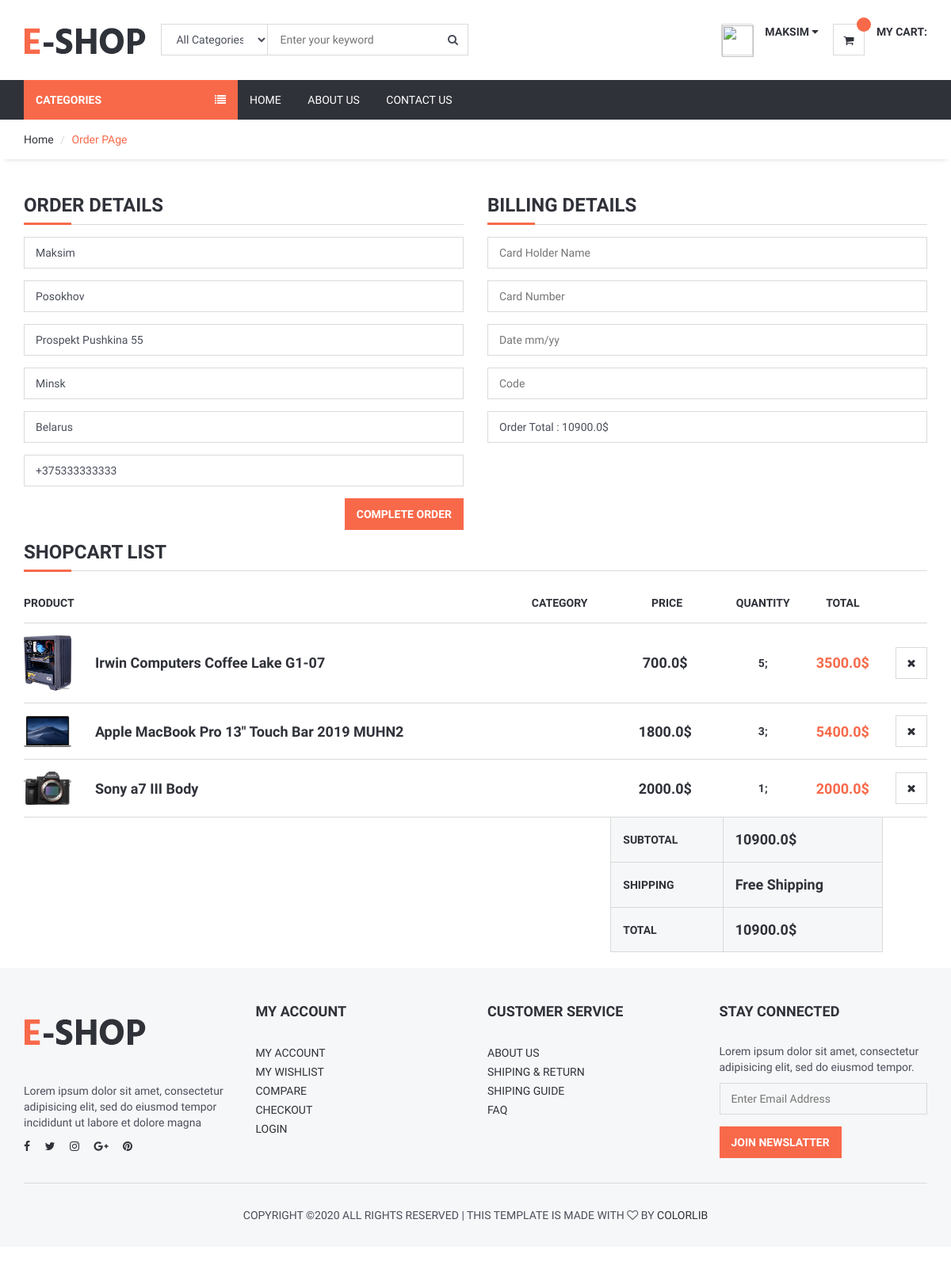
Page /order/orderproduct/ (signed in) on the committed database.
### user/models.py (models this page shows, shortened)
class UserProfile(models.Model):
    user = models.OneToOneField(User, on_delete=models.CASCADE)
    phone = models.CharField(blank=True, max_length=20)
    address = models.CharField(blank=True, max_length=100)
    city = models.CharField(blank=True, max_length=20)
    country = models.CharField(blank=True, max_length=20)
    image = models.ImageField(blank=True, upload_to='images/users/')
    def image_tag(self):
        return mark_safe('<img src="{}" height="50"/>'.format(self.image.url))
    image_tag.short_description = 'Image'

### order/models.py (models this page shows, shortened)
class ShopCart(models.Model):
    user = models.ForeignKey(User, on_delete=models.SET_NULL, null=True, blank=True)
    product = models.ForeignKey(Product, on_delete=models.SET_NULL, null=True, blank=True)
    quantity = models.IntegerField(default=1)
    @property
    def amount(self):
        return (self.quantity * self.product.price)

### product/models.py (models this page shows, shortened)
class Product(models.Model):
    STATUS = (
        (1, 'True'),
        (0, 'False'),
    )
    category = models.ForeignKey(Category, on_delete=models.CASCADE)
    name = models.CharField(max_length=150)
    slug = models.SlugField(null=False, unique=True)
    keywords = models.CharField(max_length=255)
    description = models.CharField(max_length=255)
    price = models.FloatField()
    amount = models.IntegerField()
    detail = RichTextUploadingField()
    image = models.ImageField(upload_to='images/')
    status = models.IntegerField(choices=STATUS)
    create_at = models.DateTimeField(auto_now_add=True)
    update_at = models.DateTimeField(auto_now=True)
    def __str__(self):
        return self.name

### order/views.py (the view, shortened to what this page needs)
# urls.py: path('orderproduct/', views.orderproduct, name='orderproduct')
def orderproduct(request):
    category = Category.objects.all()
    current_user = request.user
    shopcart = ShopCart.objects.filter(user_id=current_user.id)
    profile = UserProfile.objects.get(user_id=current_user.id)
    total = 0
    for rs in shopcart:
        total += rs.product.price * rs.quantity
    form = OrderForm()
    context = {'shopcart': shopcart,
               'category': category,
               'total': total,
               'form': form,
               'cur_user': current_user,
               'profile': profile
               }
    return render(request, 'Order_Form.html', context)

### order/models.py
class OrderForm(ModelForm):
    class Meta:
        model = Order
        fields = ['first_name', 'last_name', 'address', 'phone', 'city', 'country']

### order/templates/Order_Form.html (shortened to what this page needs)
{% extends 'homebase.html' %}
{% load static %}
{% block sidebar %} {% include 'sidebar.html' %} {% endblock %}
{% block body %}
	<div id="breadcrumb">
		<div class="container">
			<ul class="breadcrumb">
				<li><a href="/">Home</a></li>
				<li class="active">Order PAge</li>
			</ul>
		</div>
	</div>
	<div class="section">
		<div class="container">
			<div class="row">
            <Form action="" method="post">
                <div class="col-md-6">
                    <div class="billing-details">
                            <div class="section-title">
                                <h3 class="title">Order Details</h3>
                            </div>
                            <div class="form-group">
                                <input class="input" type="text" name="first_name" placeholder="First Name" maxlength="10" required id="id_first_name" value="{{ cur_user.first_name }}">
                            </div>
                            <div class="form-group">
                                <input class="input" type="text" name="last_name" placeholder="Last Name" required id="id_last_name" value="{{ cur_user.last_name }}">
                            </div>
                            <div class="form-group">
                                <input class="input" type="text" name="address" placeholder="Address" required id="id_address" value="{{ profile.address }}">
                            </div>
                            <div class="form-group">
                                <input class="input" type="text" name="city" placeholder="City" required id="id_city" value="{{ profile.city }}">
                            </div>
                            <div class="form-group">
                                <input class="input" type="text" name="country" placeholder="Country" required id="id_country" value="{{ profile.country }}">
                            </div>
                            <div class="form-group">
                                <input class="input" type="tel" name="phone" placeholder="Telephone" required id="id_phone" value="{{ profile.phone }}">
                            </div>
                            <div class="pull-right">
                                <button type="submit" class="primary-btn">Complete Order</button>
                            </div>
                        </div>
                </div>
                <div class="col-md-6">
                <div class="billing-details">
                            <div class="section-title">
                                <h3 class="title">Billing Details</h3>
                            </div>
                            <div class="form-group">
                                <input class="input" type="text" name="holdername" placeholder="Card Holder Name" required>
                            </div>
                            <div class="form-group">
                                <input class="input" type="text" name="cardnumber" placeholder="Card Number" required>
                            </div>
                            <div class="form-group">
                                <input class="input" type="text" name="carddate" placeholder="Date mm/yy" required>
                            </div>
                            <div class="form-group">
                                <input class="input" type="password" name="seccode" placeholder="Code" required>
                            </div>
                             <div class="form-group">
                                <input class="input" type="text" name="total_val" value="Order Total : {{ total }}$" readonly>
                            </div>
                </div>
                </div>
            </Form>
                     <div class="col-md-12">
                            <div class="order-summary clearfix">
                                <div class="section-title">
                                    <h3 class="title">Shopcart List</h3>
                                </div>
                                <table class="shopping-cart-table table">
                                    <thead>
                                        <tr>
                                            <th>Product</th>
                                            <th></th>
                                            <th>Category</th>
                                            <th class="text-center">Price</th>
                                            <th class="text-center">Quantity</th>
                                            <th class="text-center">Total</th>
                                            <th class="text-right"></th>
                                        </tr>
                                    </thead>
                                    <tbody>
                                    {% for rs in shopcart %}
                                        <tr>
                                            <td class="thumb"><img src="{{ rs.product.image.url}}" alt=""></td>
                                            <td class="details"><a href="/product/{{ rs.product.id }}/{{ rs.product.slug }}" >{{ rs.product }}</a></td>
                                             <td>{{ rs.category }}</td>
                                            <td class="price text-center"><strong>{{ rs.product.price }}$&nbsp;</strong><br><del class="font-weak"><small></small></del></td>
                                            <td class="qty text-center"><strong>{{ rs.quantity }};</strong></td>
                                            <td class="total text-center"><strong class="primary-color"> {{ rs.amount }}$ </strong></td>
                                            <td class="text-right"><a href="/order/deletefromshopcart/{{ rs.id }}" class="main-btn icon-btn"><i class="fa fa-close"></i></a></td>
                                        </tr>
                                    {% endfor %}
                                    </tbody>
                                <tfoot>
                                <tr>
                                    <th class="empty" colspan="3"></th>
                                    <th>SUBTOTAL</th>
                                    <th colspan="2" class="sub-total">{{ total }}$</th>
                                </tr>
                                <tr>
                                    <th class="empty" colspan="3"></th>
                                    <th>SHIPPING</th>
                                    <th colspan="2" class="sub-total">Free Shipping</th>
                                </tr>
                                <tr>
                                    <th class="empty" colspan="3"></th>
                                    <th>TOTAL</th>
                                    <th colspan="2" class="sub-total">{{ total }}$</th>
                                </tr>
                                </tfoot>
                                </table>
			</div>
		</div>
	</div>
        </div>
{% endblock %}
{% block foot %} {% include 'footer.html' %} {% endblock %}

### home/templates/header.html (shortened to what this page needs)
{% load static %}
		<div id="header">
			<div class="container">
				<div class="pull-left">
					<div class="header-logo">
						<a class="logo" href="/">
							<img src="{% static '' %}img/logo.png" alt="">
						</a>
					</div>
					<div class="header-search">
						<form action="/search/" method="post">
							<input id="query" name="query" class="input search-input" type="text" placeholder="Enter your keyword">
							<select name="catid" class="input search-categories">
								<option value="0">All Categories</option>
                                {% load mptt_tags %}
							</select>
							<button class="search-btn"><i class="fa fa-search"></i></button>
						</form>
					</div>
				</div>
				<div class="pull-right">
					<ul class="header-btns">
						<li class="header-account dropdown default-dropdown">
                            {% if user.id is not None %}
							<div class="dropdown-toggle" role="button" data-toggle="dropdown" aria-expanded="true">
								<div class="header-btns-icon">
                                    <img src="{{ request.session.userimage }}" style="height: 40px; width: 40px">
								</div>
								<strong class="text-uppercase">{{ user.first_name }} <i class="fa fa-caret-down"></i></strong>
							</div>
                            {% else %}
							<a href="/login" class="text-uppercase">Login</a> / <a href="/signup" class="text-uppercase">Sign Up</a>
                            {% endif %}
						</li>
						<li class="header-cart dropdown default-dropdown">
							<a href="/shopcart/">
								<div class="header-btns-icon">
									<i class="fa fa-shopping-cart"></i>
									<span class="qty">{{ quantity }}</span>
								</div>
								<strong class="text-uppercase">My Cart:</strong>
							</a>
						</li>
					</ul>
				</div>
			</div>
		</div>

### home/static/css/style.css (style rules this page uses)
body { font-family: 'Hind', sans-serif; color: #4A4E5A; overflow-x: hidden; }
h1, h2, h3, h4, h5, h6 { color: #30323A; margin: 0 0 10px; font-weight: 700; }
a { color: #30323A; -webkit-transition: 0.3s color; transition: 0.3s color; }
.primary-color { color: #F8694A; }
strong { color: #30323A; }
ul, ol { margin: 0; padding: 0; list-style: none }
.main-btn, .primary-btn { display: inline-block; padding: 10px 15px; text-transform: uppercase; font-weight: 700; border: none; -webkit-transition: 0.3s all; transition: 0.3s all; }
.icon-btn.main-btn, .icon-btn.primary-btn { width: 40px; height: 40px; line-height: 40px; text-align: center; padding: 0px; border: none; }
.main-btn { color: #30323A; background-color: #FFF; -webkit-box-shadow: 0px 0px 0px 1px #DADADA inset, 0px 0px 0px 6px transparent; box-shadow: 0px 0px 0px 1px #DADADA inset, 0px 0px 0px 6px transparent; }
.primary-btn { color: #FFF; background-color: #F8694A; }
.input { width: 100%; height: 40px; padding: 0px 15px; border: none; background-color: transparent; -webkit-box-shadow: 0px 0px 0px 1px #DADADA inset, 0px 0px 0px 5px transparent; box-shadow: 0px 0px 0px 1px #DADADA inset, 0px 0px 0px 5px transparent; -webkit-transition: 0.3s all; transition: 0.3s all; }
.section { padding-top: 30px; padding-bottom: 30px; }
.section-title { position: relative; margin-bottom: 15px; margin-top: 15px; border-bottom: 1px solid #DADADA; }
.section-title .title { display: inline-block; text-transform: uppercase; }
.section-title:after { content: ""; position: absolute; left: 0; bottom: -1.5px; height: 3px; width: 60px; background-color: #F8694A; }
#breadcrumb { -webkit-box-shadow: 0px 6px 6px -6px rgba(0, 0, 0, 0.175); box-shadow: 0px 6px 6px -6px rgba(0, 0, 0, 0.175); }
.breadcrumb { background-color: transparent; border: none; border-radius: 0px; padding: 15px 0px; margin: 0; }
.breadcrumb>.active { color: #F8694A; }
.breadcrumb>li+li:before { color: #DADADA; }
#header { padding-top: 15px; padding-bottom: 15px; }
.header-logo { display: inline-block; margin-right: 15px; }
.header-logo .logo>img { width: 100%; max-height: 70px; }
.header-search { display: inline-block; padding: 15px 0px; max-width: 400px; }
.header-search>form { position: relative; }
.header-search>form .search-input { padding-left: 150px; padding-right: 45px; }
.header-search>form .search-categories { position: absolute; left: 0px; top: 0px; width: 135px; }
.header-search>form .search-btn { position: absolute; top: 0px; right: 0px; width: 40px; height: 40px; background-color: transparent; border: none; }
.header-btns>li { display: inline-block; vertical-align: top; padding: 15px 0px; }
.header-btns>li+li { margin-left: 15px; }
.header-btns>li .header-btns-icon { position: relative; float: left; margin-right: 15px; width: 40px; height: 40px; line-height: 40px; text-align: center; color: #30323A; background-color: #FFF; border: 1px solid #DADADA; }
.header-btns .dropdown-toggle { display: block; cursor: pointer; }
.header-cart .header-btns-icon .qty { position: absolute; right: -9px; top: -9px; width: 18px; height: 18px; line-height: 18px; text-align: center; font-size: 10px; background: #F8694A; color: #FFF; border-radius: 50%; }
.shopping-cart-table>tbody>tr>td, .shopping-cart-table>tbody>tr>th, .shopping-cart-table>tfoot>tr>td, .shopping-cart-table>tfoot>tr>th, .shopping-cart-table>thead>tr>td, .shopping-cart-table>thead>tr>th { padding: 15px 0px; vertical-align: middle; border-top: 1px solid #DADADA; }
.shopping-cart-table>thead>tr>th { color: #30323A; text-transform: uppercase; border-bottom: 1px solid #DADADA; }
.shopping-cart-table>tbody>tr:last-child>td { border-bottom: 1px solid #DADADA; }
.shopping-cart-table>tfoot>tr>td, .shopping-cart-table>tfoot>tr>th { color: #30323A; border-top: 0px }
.shopping-cart-table>tfoot>tr>td:not(.empty), .shopping-cart-table>tfoot>tr>th:not(.empty) { padding: 15px; background-color: #F6F7F8; border: 1px solid #DADADA; }
.shopping-cart-table>tbody>tr>.details>a { font-size: 18px; font-weight: 700; }
.shopping-cart-table>tbody>tr>.thumb>img { width: 60px; }
.shopping-cart-table>tbody>tr>.price { font-size: 18px; }
.shopping-cart-table>tbody>tr>.total { font-size: 18px; }
.shopping-cart-table>tfoot>tr>.sub-total { font-size: 18px; }

### rows in the picture
UserProfile: address "Prospekt Pushkina 55", city "Minsk", country "Belarus", phone "+375333333333"
ShopCart: product.image (picture), product "Irwin Computers Coffee Lake G1-07", product.price "700.0", quantity "5", amount "3500.0"
ShopCart: product.image (picture), product "Apple MacBook Pro 13\" Touch Bar 2019 MUHN2", product.price "1800.0", quantity "3", amount "5400.0"
ShopCart: product.image (picture), product "Sony a7 III Body", product.price "2000.0", quantity "1", amount "2000.0"

### other values in the picture
{{ user.first_name }} "MAKSIM"
{{ total }} "10900.0"
